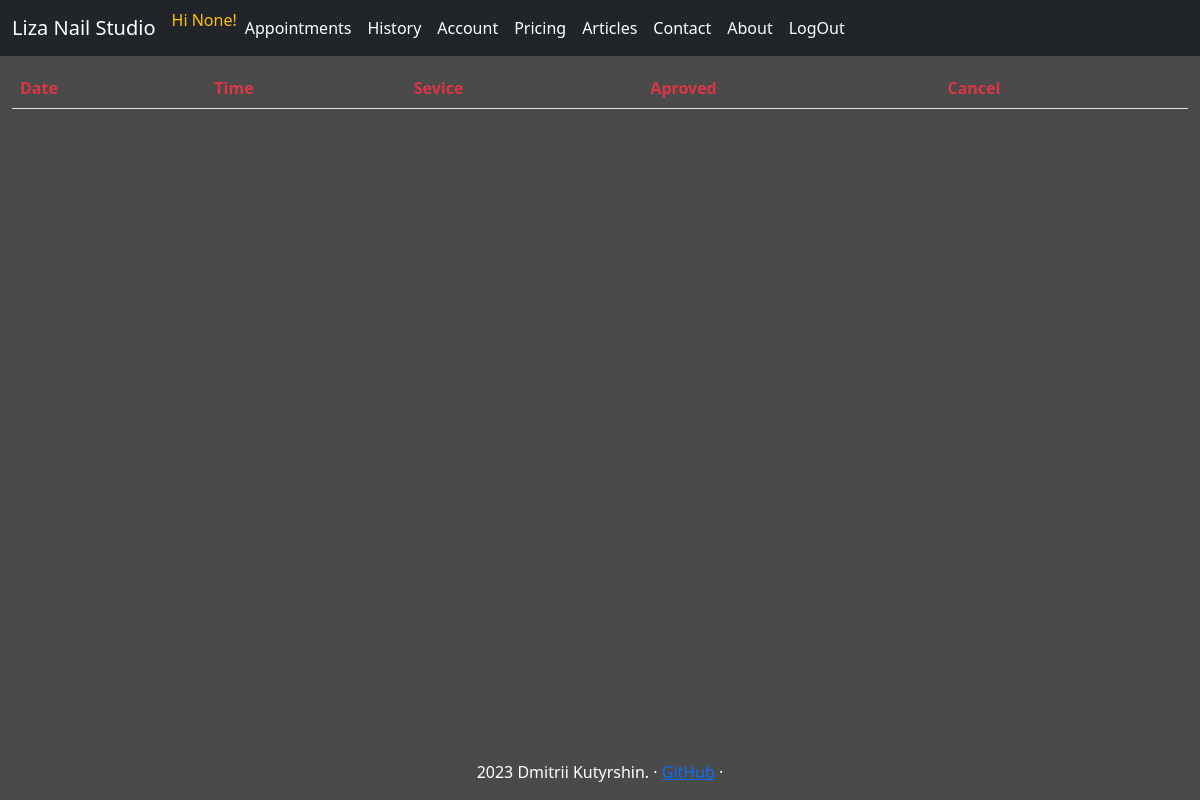
/appointments/ (signed in), run on an earlier commit of the app's database.
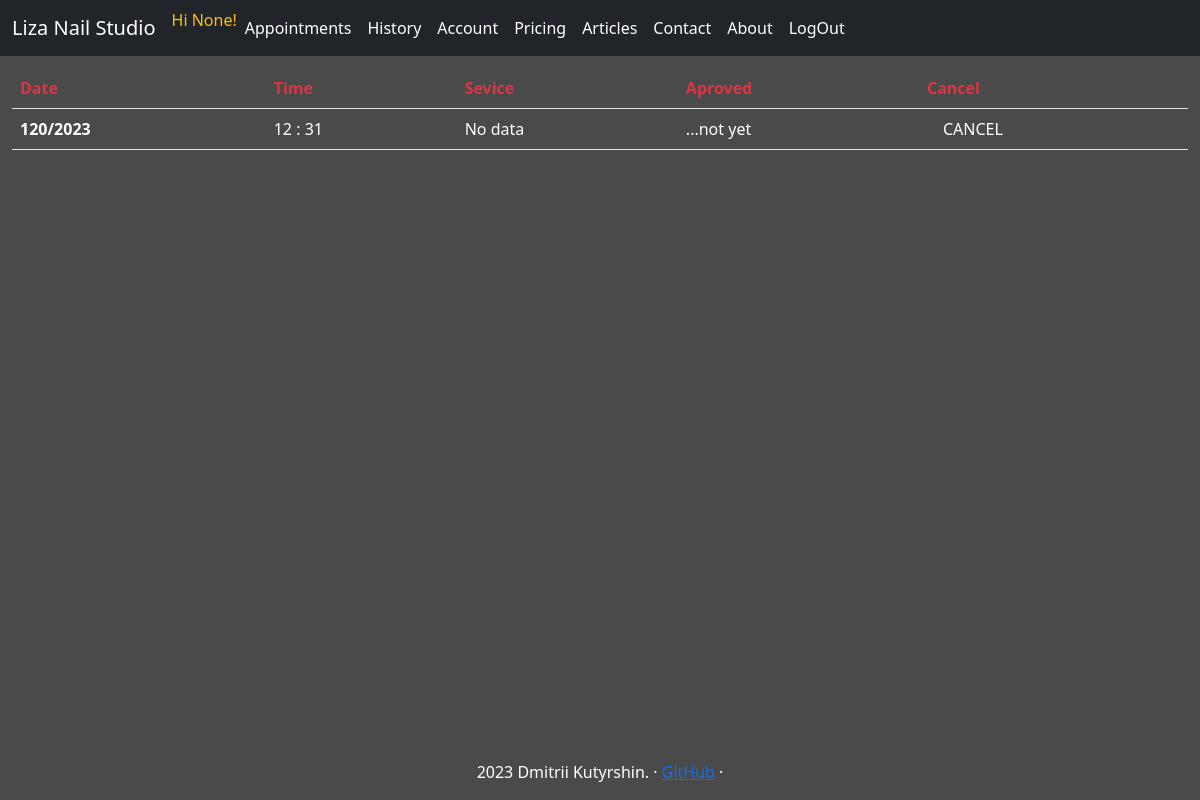
And on a later commit of the database.
### tables this page shows
CREATE TABLE calendar(slot_id INTEGER PRIMARY KEY, year INT, month INT, weekday INT, day INT, hour INT, minute INT, is_open INT);

### studio_app/webapp.py (the view, shortened to what this page needs)
@app.route("/appointments/", methods=["GET", "POST"])
@login_required
def appointments():
    today = datetime.datetime.now()
    try:
        con = sqlite3.connect("./db.db")
        cur = con.cursor()
        user_appoint_db = cur.execute("SELECT service_name, slot_id, is_seen, is_aproved, is_canceled, amount_time_min FROM appointments WHERE user_id=? AND slot_id IN (SELECT slot_id FROM calendar WHERE year>=?);", (session.get("user_id"), today.year)).fetchall()
        user_appoint = []
        for appointment in user_appoint_db:
            if appointment[4] == 0:
                slot_db = list(cur.execute("SELECT year, month, day, hour, minute FROM calendar WHERE slot_id=?", (appointment[1],)).fetchone())
                appointment_as_list = []
                for el in appointment:
                    el = 'No data' if el == None else el
                    appointment_as_list.append(el)
                appointment_as_list = appointment_as_list + slot_db
                user_appoint.append(appointment_as_list)
    except Exception as er:
        con.close()
        print("##/appointments/ --db connection")
        print(er)
        return  render_template("apology.html", error_message="Something went wrong")
    return render_template("appointments.html", user_appoint=user_appoint)

### studio_app/helpers.py (called while the page is built)
def login_required(f):
    @wraps(f)
    def decorated_function(*args, **kwargs):
        if session.get("user_id") is None:
            return redirect("/signin")
        return f(*args, **kwargs)
    return decorated_function

### studio_app/webapp.py (called while the page is built)
@app.context_processor
def inject_navbar_items():
    return dict(navbar_menu=navbar_items)

@app.context_processor
def inject_navbar_items_not_loged_in():
    return dict(navbar_menu_not_loged_in=navbar_items_not_loged_in)

@app.context_processor
def inject_navbar_items_admin():
    return dict(navbar_items_admin=navbar_items_admin)

### studio_app/templates/appointments.html (shortened to what this page needs)
{% extends "layout.html" %}
{% block content %}
<table class="table">
    <thead>
      <tr class="text-danger">
        <th scope="col">Date</th>
        <th scope="col">Time</th>
        <th scope="col">Sevice</th>
        <th scope="col">Aproved</th>
        <th scope="col">Cancel</th>
      </tr>
    </thead>
    <tbody class="text-white">
        {% for appointment in user_appoint %}
        <tr class="my-table-hover">
            <th scope="row">{{appointment[5]}}/{{appointment[6]}}</th>
            <td>{{appointment[7]}} :
                {% if appointment[8] == 0 %}
                00
                {% else %}
                {{appointment[8]}}
                {% endif %}
            </td>
            <td>{{appointment[0]}}</td>
            <td>
                {% if appointment[3] == 0 %}
                    ...not yet
                {% else %}
                    Aproved
                {% endif %}
            </td>
            <td>
                <form action="/appointments/" method="post">
                    <input type="submit" value="CANCEL">
                </form>
            </td>
          </tr>
        {% endfor %}
    </tbody>
  </table>
{% endblock %}

### studio_app/templates/layout.html (shortened to what this page needs)
<!doctype html>
<html lang="en">
  <head>
<link href="{{ url_for('static', filename='/css/bootstrap.min.css') }}" rel="stylesheet">
<link href="{{ url_for('static', filename='/css/style.css') }}" rel="stylesheet">
<link href="{{ url_for('static', filename='/css/calendar.css') }}" rel="stylesheet">
  </head>
  <body>
        <header>
          <nav class="navbar navbar-expand-md navbar-dark fixed--top bg-dark">
            <div class="container-fluid">
            <a class="navbar-brand" href="/">Liza Nail Studio</a>
            <div class="collapse navbar-collapse" id="navbarCollapse">
                <ul class="navbar-nav me-auto mb-2 mb-md-0">
                  {% include 'header_navbar.html' %}
                </ul>
            </div>
            </div>
        </nav>
        </header>
        <main>
            {% block content %}
            {% endblock %}
        </main>
        <footer class="footer">
          <p> 2023 Dmitrii Kutyrshin. &middot; <a href="https://github.com/cootook">GitHub</a> &middot; </p>
        </footer>
  </body>
</html>

### studio_app/templates/header_navbar.html
{% if session.get("user_id") %}
    {% if session.get("name") %}
        <span class="font-weight-light text-warning">Hi {{session.get("name")}}!</span>
    {% else %}
        <span class="font-weight-light text-warning">Hi {{session.get("instagram")}}!</span>
    {% endif %}
        {% if session.get("is_admin")==1 %}
            {% for navbar_item in navbar_items_admin %}
            <li class="nav-item">
                <a class="nav-link active" aria-current="page" href="/{{ navbar_item.lower() }}/">{{ navbar_item }}</a>
            </li>
            {% endfor %}
        {% else %}
            {% for navbar_item in navbar_menu %}
            <li class="nav-item">
                <a class="nav-link active" aria-current="page" href="/{{ navbar_item.lower() }}/">{{ navbar_item }}</a>
            </li>
            {% endfor %}
        {% endif %}
{% else %}
    {% for navbar_item in navbar_menu_not_loged_in %}
        <li class="nav-item">
            <a class="nav-link active" aria-current="page" href="/{{ navbar_item.lower() }}/">{{ navbar_item }}</a>
        </li>
    {% endfor %}
{% endif %}

### studio_app/static/css/style.css (style rules this page uses)
body { padding-top: 3rem; padding-bottom: 3rem; color: #5a5a5a; }
.table { width: 98%; margin: 1%; }
.footer { position: absolute; bottom: 0; width: 100%; text-align: center; }

### studio_app/static/css/calendar.css (style rules this page uses)
*, *:before, *:after { -moz-box-sizing: border-box; -webkit-box-sizing: border-box; box-sizing: border-box; }
body { overflow: hidden; font-weight: 100; color: rgba(255, 255, 255, 1); margin: 0; padding: 0; background: #4A4A4A; -webkit-touch-callout: none; -webkit-user-select: none; -khtml-user-select: none; -moz-user-select: none; -ms-user-select: none; user-select: none; }
input, form { all: unset; display: inline-block; padding-left: .5em; }

What changed in the data, as far as the page shows it:
now on this page (row edited): calendar: year "2023"
Also different on the page:
new list line: "120 / 12 : 31 No data ...not yet CANCEL"
